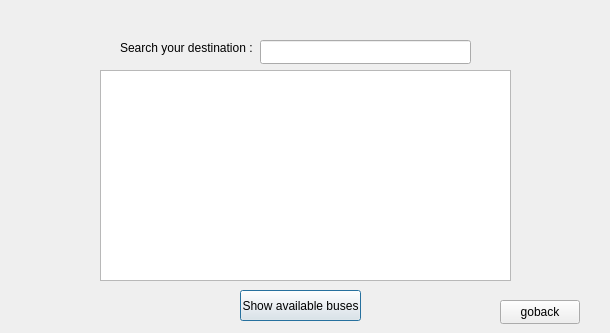
<?xml version="1.0" encoding="UTF-8"?>
<ui version="4.0">
 <class>viewbusinfo</class>
 <widget class="QDialog" name="viewbusinfo">
  <property name="geometry">
   <rect>
    <x>0</x>
    <y>0</y>
    <width>610</width>
    <height>333</height>
   </rect>
  </property>
  <property name="windowTitle">
   <string>Dialog</string>
  </property>
  <widget class="QPushButton" name="push_load">
   <property name="geometry">
    <rect>
     <x>240</x>
     <y>290</y>
     <width>121</width>
     <height>31</height>
    </rect>
   </property>
   <property name="text">
    <string>Show available buses</string>
   </property>
  </widget>
  <widget class="QTableView" name="tableView">
   <property name="geometry">
    <rect>
     <x>100</x>
     <y>70</y>
     <width>411</width>
     <height>211</height>
    </rect>
   </property>
  </widget>
  <widget class="QLineEdit" name="lineEdit_search">
   <property name="geometry">
    <rect>
     <x>260</x>
     <y>40</y>
     <width>211</width>
     <height>24</height>
    </rect>
   </property>
  </widget>
  <widget class="QLabel" name="label_search">
   <property name="geometry">
    <rect>
     <x>120</x>
     <y>40</y>
     <width>141</width>
     <height>16</height>
    </rect>
   </property>
   <property name="text">
    <string>Search your destination :</string>
   </property>
  </widget>
  <widget class="QPushButton" name="pushButton_goback">
   <property name="geometry">
    <rect>
     <x>500</x>
     <y>300</y>
     <width>80</width>
     <height>24</height>
    </rect>
   </property>
   <property name="text">
    <string>goback</string>
   </property>
  </widget>
 </widget>
 <resources/>
 <connections/>
</ui>
